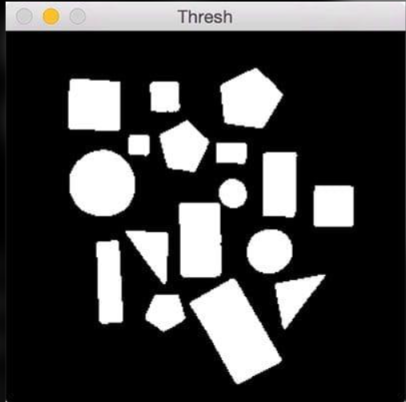
#> input picture image1.jpg, 406 x 402 px
$ python model4.py
#> lines starting #> are read from the running program, lines starting #| are printed output that depends on the picture

import cv2
import numpy as np
import matplotlib.pyplot as plt

img = cv2.imread('image1.jpg', 0)
#> img: shape (402, 406); min 0, max 255, mean 66

kernel = cv2.getStructuringElement(
    cv2.MORPH_RECT, (5, 5))

dilated = cv2.dilate(img, kernel, iterations=1)
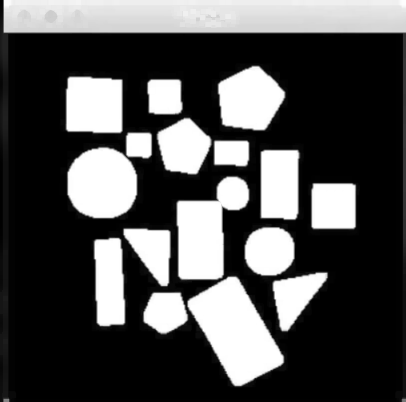
#> dilated: shape (402, 406); min 0, max 255, mean 79.8

plt.subplot(1, 2, 1)
plt.imshow(img, cmap='gray')
plt.title("Original Image")
plt.axis('off')

plt.subplot(1, 2, 2)
plt.imshow(dilated, cmap='gray')
plt.title("Dilated Image")
plt.axis('off')

plt.show()
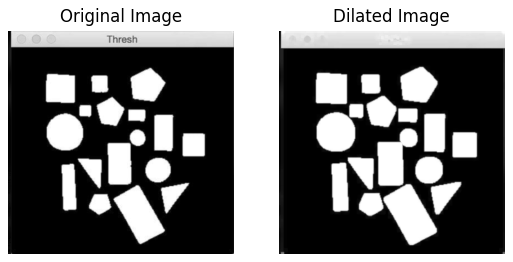
#> figure drawn by matplotlib, 2 panels
